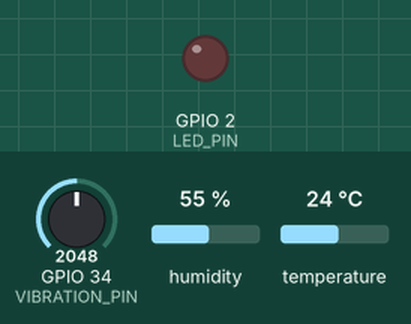
Simulated run of this sketch. Board: ESP32. Parts: output pins drawn as LEDs (lit = HIGH). The test bench sets the inputs (shaded band); at power-on: GPIO 34 (VIBRATION_PIN) = 2048, humidity 55 %, temperature 24 °C. WiFi joins after 1.5 s; servers stay silent unless stated; no MQTT or app messages arrive unless stated; what the sketch prints to the serial monitor is not drawn.

Above: at 3.7 s.
3.8 s: GPIO 34 (VIBRATION_PIN) set to 2684
6.5 s: GPIO 34 (VIBRATION_PIN) set to 2785
At 7.4 s:
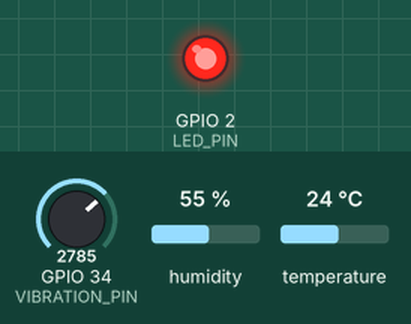
9.2 s: GPIO 34 (VIBRATION_PIN) set to 2047
At 11.6 s:
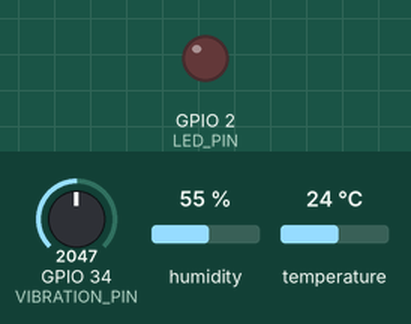
12.1 s: GPIO 34 (VIBRATION_PIN) set to 2866
At 13.0 s:
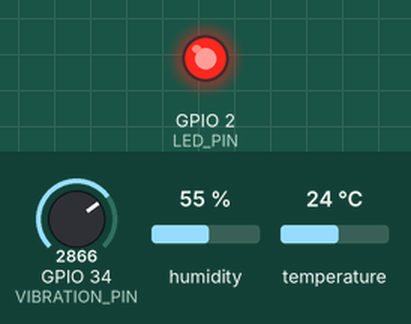
Timing chart, 0 to 15.1 s (numbered marks = the images above; inputs shaded):
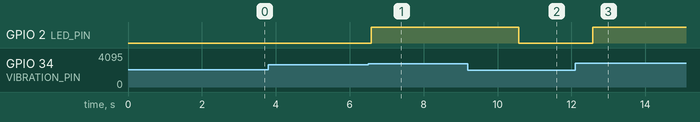

Measured:
- the behaviour switches between 2730 and 2731 on GPIO 34 (VIBRATION_PIN) (found by bisection; images 0 and 1)
- after the input at 3.8 s, every drawn part: stays the same
- after the input at 6.5 s, GPIO 2 (LED_PIN): LOW → HIGH after 0.08 s
- after the input at 9.2 s, GPIO 2 (LED_PIN): HIGH → LOW after 1.4 s
- after the input at 12.1 s, GPIO 2 (LED_PIN): LOW → HIGH after 0.47 s

The sketch:

SENSOR_TEMPERATURA.ino
```cpp
#include <WiFi.h>
#include <PubSubClient.h>
#include "DHT.h"

// ============================================================
// HARDWARE
// ============================================================

#define DHT_PIN       15
#define DHT_TYPE      DHT22

#define VIBRATION_PIN 34
#define LED_PIN       2

DHT dht(DHT_PIN, DHT_TYPE);

// ============================================================
// DEVICE
// ============================================================

const char* DEVICE_ID  = "ESP32_MACHINE_001";
const char* MACHINE_ID = "MACHINE_001";

// ============================================================
// WIFI - WOKWI
// ============================================================

const char* WIFI_SSID = "Wokwi-GUEST";
const char* WIFI_PASS = "";

// ============================================================
// MQTT
// ============================================================

const char* MQTT_SERVER = "host.wokwi.internal";
const int MQTT_PORT = 1883;

const char* MQTT_TOPIC =
    "factory/machine/MACHINE_001/telemetry";

const char* MQTT_CLIENT_ID =
    "ESP32_MACHINE_001";

// ============================================================
// THRESHOLDS
// ============================================================

const float TEMPERATURE_LIMIT = 90.0;
const float VIBRATION_LIMIT = 10.0;

// ============================================================
// TIMING
// ============================================================

const unsigned long READ_INTERVAL = 2000;

unsigned long lastRead = 0;

// ============================================================
// NETWORK OBJECTS
// ============================================================

WiFiClient espClient;

PubSubClient mqttClient(espClient);

// ============================================================
// WIFI
// ============================================================

void connectWiFi() {

  Serial.println();
  Serial.println("Connecting to WiFi...");

  WiFi.mode(WIFI_STA);

  WiFi.begin(WIFI_SSID, WIFI_PASS);

  int attempts = 0;

  while (WiFi.status() != WL_CONNECTED) {

    delay(500);

    Serial.print(".");

    attempts++;

    if (attempts >= 30) {

      Serial.println();
      Serial.println("ERROR: WiFi connection failed.");

      return;
    }
  }

  Serial.println();
  Serial.println("WiFi connected.");

  Serial.print("IP address: ");
  Serial.println(WiFi.localIP());
}

// ============================================================
// MQTT
// ============================================================

void connectMQTT() {

  while (!mqttClient.connected()) {

    Serial.print("Connecting to MQTT... ");

    if (mqttClient.connect(MQTT_CLIENT_ID)) {

      Serial.println("CONNECTED");

      Serial.print("MQTT Broker: ");
      Serial.print(MQTT_SERVER);
      Serial.print(":");
      Serial.println(MQTT_PORT);

      Serial.print("MQTT Topic: ");
      Serial.println(MQTT_TOPIC);

    } else {

      Serial.print("FAILED, rc=");
      Serial.print(mqttClient.state());

      Serial.println(" - retrying in 2 seconds");

      delay(2000);
    }
  }
}

// ============================================================
// SETUP
// ============================================================

void setup() {

  Serial.begin(115200);

  delay(1000);

  Serial.println();
  Serial.println("========================================");
  Serial.println("       INDUSTRIAL IoT - MACHINE 001");
  Serial.println("========================================");

  pinMode(LED_PIN, OUTPUT);

  digitalWrite(LED_PIN, LOW);

  dht.begin();

  Serial.println("ESP32 initialized.");
  Serial.println("DHT22 initialized.");
  Serial.println("Potentiometer configured as vibration.");

  // WiFi
  connectWiFi();

  // MQTT
  mqttClient.setServer(MQTT_SERVER, MQTT_PORT);

  connectMQTT();

  Serial.println();
  Serial.println("System ready.");
  Serial.println();
}

// ============================================================
// LOOP
// ============================================================

void loop() {

  // ----------------------------------------------------------
  // MQTT CONNECTION
  // ----------------------------------------------------------

  if (!mqttClient.connected()) {

    connectMQTT();
  }

  mqttClient.loop();

  // ----------------------------------------------------------
  // SENSOR INTERVAL
  // ----------------------------------------------------------

  if (millis() - lastRead >= READ_INTERVAL) {

    lastRead = millis();

    // --------------------------------------------------------
    // DHT22
    // --------------------------------------------------------

    float temperature = dht.readTemperature();

    float humidity = dht.readHumidity();

    // --------------------------------------------------------
    // VIBRATION
    // --------------------------------------------------------

    int analogValue = analogRead(VIBRATION_PIN);

    float vibration =
        (analogValue / 4095.0) * 15.0;

    // --------------------------------------------------------
    // VALIDATION
    // --------------------------------------------------------

    if (isnan(temperature) || isnan(humidity)) {

      Serial.println("ERROR: DHT22 reading failed.");

      return;
    }

    // --------------------------------------------------------
    // ANOMALY
    // --------------------------------------------------------

    bool anomaly = false;

    if (temperature > TEMPERATURE_LIMIT) {

      anomaly = true;
    }

    if (vibration > VIBRATION_LIMIT) {

      anomaly = true;
    }

    // --------------------------------------------------------
    // LED
    // --------------------------------------------------------

    digitalWrite(
        LED_PIN,
        anomaly ? HIGH : LOW
    );

    // --------------------------------------------------------
    // STATUS
    // --------------------------------------------------------

    const char* status =
        anomaly ? "ANOMALY" : "NORMAL";

    // --------------------------------------------------------
    // JSON
    // --------------------------------------------------------

    char payload[512];

    snprintf(
        payload,
        sizeof(payload),

        "{"
        "\"device_id\":\"%s\","
        "\"machine_id\":\"%s\","
        "\"temperature\":%.2f,"
        "\"humidity\":%.2f,"
        "\"vibration\":%.2f,"
        "\"analog_value\":%d,"
        "\"status\":\"%s\","
        "\"alarm\":%s"
        "}",

        DEVICE_ID,
        MACHINE_ID,
        temperature,
        humidity,
        vibration,
        analogValue,
        status,
        anomaly ? "true" : "false"
    );

    // --------------------------------------------------------
    // SERIAL
    // --------------------------------------------------------

    Serial.println("----------------------------------------");

    Serial.print("Device ID   : ");
    Serial.println(DEVICE_ID);

    Serial.print("Machine ID  : ");
    Serial.println(MACHINE_ID);

    Serial.print("Temperature : ");
    Serial.print(temperature, 2);
    Serial.println(" °C");

    Serial.print("Humidity    : ");
    Serial.print(humidity, 2);
    Serial.println(" %");

    Serial.print("Vibration   : ");
    Serial.print(vibration, 2);
    Serial.println(" mm/s");

    Serial.print("Analog      : ");
    Serial.println(analogValue);

    Serial.print("Status      : ");
    Serial.println(status);

    Serial.print("Alarm       : ");
    Serial.println(anomaly ? "ON" : "OFF");

    Serial.print("MQTT JSON   : ");
    Serial.println(payload);

    // --------------------------------------------------------
    // MQTT PUBLISH
    // --------------------------------------------------------

    if (mqttClient.publish(MQTT_TOPIC, payload)) {

      Serial.println("MQTT Publish: SUCCESS");

    } else {

      Serial.println("MQTT Publish: FAILED");
    }

    Serial.println("----------------------------------------");
  }
}
```
